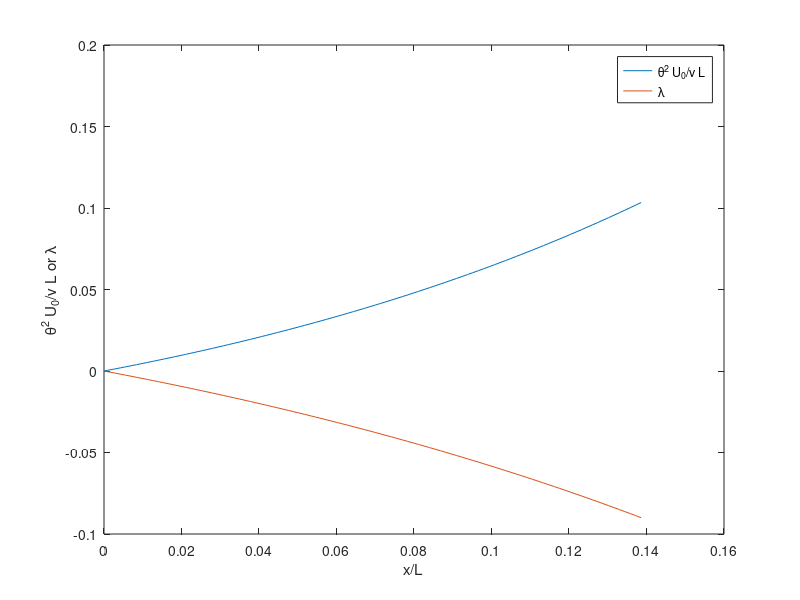

Recreate this plot in MATLAB.
clear all;

eta = linspace(0, 0.1386, 100);

a = 0.45;
b = 6;

theta2_dimless = a/(b-1)*(exp(-eta)-exp(-b.*eta));

lambda = a/(b-1)*(1-exp((1-b).*eta));

theta2_dimless2 = a/(1-b)*(exp(eta)-exp(b.*eta));

lambda2 = a/(b-1)*(1-exp((b-1).*eta));

t = 0.09*(exp(6.*eta)-exp(eta));
l = -0.09*(exp(5.*eta)-exp(eta));
figure(1);
plot(eta, theta2_dimless2);
hold on;
plot(eta, lambda2);
legend('\theta^2 U_0/\nu L','\lambda');
xlabel('x/L');
ylabel('\theta^2 U_0/\nu L or \lambda')
